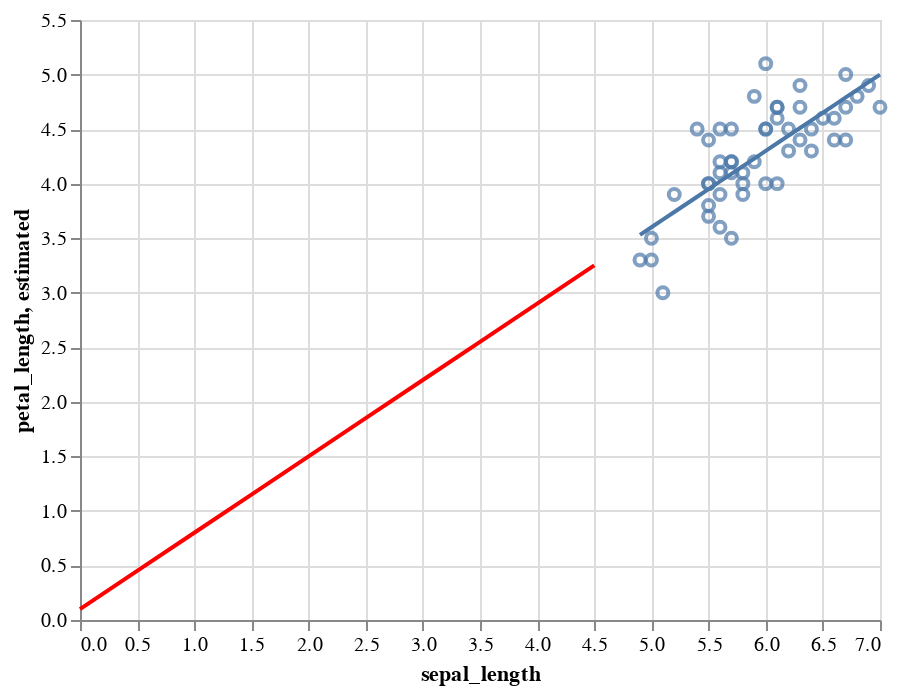

The notebook cell this image was saved under:
### Markdown cell above
#### Exercise 7

Recreate the last plot (scatter plot with the line). Add the new data you created in the previous exercise to your plot, and make your line red.

### Code cell


### Figure 1 — Vega-Lite specification as saved in the notebook (floating-point values rounded to 4 significant figures)
{"config": {"view": {"continuousWidth": 400, "continuousHeight": 300}}, "layer": [{"mark": "point", "encoding": {"x": {"type": "quantitative", "field": "sepal_length"}, "y": {"type": "quantitative", "field": "petal_length"}}}, {"mark": "line", "encoding": {"x": {"type": "quantitative", "field": "sepal_length"}, "y": {"type": "quantitative", "field": "estimated"}}}, {"data": {"name": "data-0c3b3d012493d2c1fbc7b26951682d89"}, "mark": {"type": "line", "color": "red"}, "encoding": {"x": {"type": "quantitative", "field": "sepal_length"}, "y": {"type": "quantitative", "field": "estimated"}}}], "data": {"name": "data-9601df1353310eaa08e55d720c278971"}, "$schema": "https://vega.github.io/schema/vega-lite/v4.8.1.json", "datasets": {"data-9601df1353310eaa08e55d720c278971": [{"sepal_length": 7.0, "petal_length": 4.7, "estimated": 5.0}, {"sepal_length": 6.4, "petal_length": 4.5, "estimated": 4.58}, {"sepal_length": 6.9, "petal_length": 4.9, "estimated": 4.93}, {"sepal_length": 5.5, "petal_length": 4.0, "estimated": 3.95}, {"sepal_length": 6.5, "petal_length": 4.6, "estimated": 4.65}, {"sepal_length": 5.7, "petal_length": 4.5, "estimated": 4.09}, {"sepal_length": 6.3, "petal_length": 4.7, "estimated": 4.51}, {"sepal_length": 4.9, "petal_length": 3.3, "estimated": 3.53}, {"sepal_length": 6.6, "petal_length": 4.6, "estimated": 4.72}, {"sepal_length": 5.2, "petal_length": 3.9, "estimated": 3.74}, {"sepal_length": 5.0, "petal_length": 3.5, "estimated": 3.6}, {"sepal_length": 5.9, "petal_length": 4.2, "estimated": 4.23}, {"sepal_length": 6.0, "petal_length": 4.0, "estimated": 4.3}, {"sepal_length": 6.1, "petal_length": 4.7, "estimated": 4.37}, {"sepal_length": 5.6, "petal_length": 3.6, "estimated": 4.02}, {"sepal_length": 6.7, "petal_length": 4.4, "estimated": 4.79}, {"sepal_length": 5.6, "petal_length": 4.5, "estimated": 4.02}, {"sepal_length": 5.8, "petal_length": 4.1, "estimated": 4.16}, {"sepal_length": 6.2, "petal_length": 4.5, "estimated": 4.44}, {"sepal_length": 5.6, "petal_length": 3.9, "estimated": 4.02}, {"sepal_length": 5.9, "petal_length": 4.8, "estimated": 4.23}, {"sepal_length": 6.1, "petal_length": 4.0, "estimated": 4.37}, {"sepal_length": 6.3, "petal_length": 4.9, "estimated": 4.51}, {"sepal_length": 6.1, "petal_length": 4.7, "estimated": 4.37}, {"sepal_length": 6.4, "petal_length": 4.3, "estimated": 4.58}, {"sepal_length": 6.6, "petal_length": 4.4, "estimated": 4.72}, {"sepal_length": 6.8, "petal_length": 4.8, "estimated": 4.86}, {"sepal_length": 6.7, "petal_length": 5.0, "estimated": 4.79}, {"sepal_length": 6.0, "petal_length": 4.5, "estimated": 4.3}, {"sepal_length": 5.7, "petal_length": 3.5, "estimated": 4.09}, {"sepal_length": 5.5, "petal_length": 3.8, "estimated": 3.95}, {"sepal_length": 5.5, "petal_length": 3.7, "estimated": 3.95}, {"sepal_length": 5.8, "petal_length": 3.9, "estimated": 4.16}, {"sepal_length": 6.0, "petal_length": 5.1, "estimated": 4.3}, {"sepal_length": 5.4, "petal_length": 4.5, "estimated": 3.88}, {"sepal_length": 6.0, "petal_length": 4.5, "estimated": 4.3}, {"sepal_length": 6.7, "petal_length": 4.7, "estimated": 4.79}, {"sepal_length": 6.3, "petal_length": 4.4, "estimated": 4.51}, {"sepal_length": 5.6, "petal_length": 4.1, "estimated": 4.02}, {"sepal_length": 5.5, "petal_length": 4.0, "estimated": 3.95}, {"sepal_length": 5.5, "petal_length": 4.4, "estimated": 3.95}, {"sepal_length": 6.1, "petal_length": 4.6, "estimated": 4.37}, {"sepal_length": 5.8, "petal_length": 4.0, "estimated": 4.16}, {"sepal_length": 5.0, "petal_length": 3.3, "estimated": 3.6}, {"sepal_length": 5.6, "petal_length": 4.2, "estimated": 4.02}, {"sepal_length": 5.7, "petal_length": 4.2, "estimated": 4.09}, {"sepal_length": 5.7, "petal_length": 4.2, "estimated": 4.09}, {"sepal_length": 6.2, "petal_length": 4.3, "estimated": 4.44}, {"sepal_length": 5.1, "petal_length": 3.0, "estimated": 3.67}, {"sepal_length": 5.7, "petal_length": 4.1, "estimated": 4.09}], "data-0c3b3d012493d2c1fbc7b26951682d89": [{"sepal_length": 0.0, "estimated": 0.1}, {"sepal_length": 0.5, "estimated": 0.45}, {"sepal_length": 1.0, "estimated": 0.8}, {"sepal_length": 1.5, "estimated": 1.15}, {"sepal_length": 2.0, "estimated": 1.5}, {"sepal_length": 2.5, "estimated": 1.85}, {"sepal_length": 3.0, "estimated": 2.2}, {"sepal_length": 3.5, "estimated": 2.55}, {"sepal_length": 4.0, "estimated": 2.9}, {"sepal_length": 4.5, "estimated": 3.25}]}}
